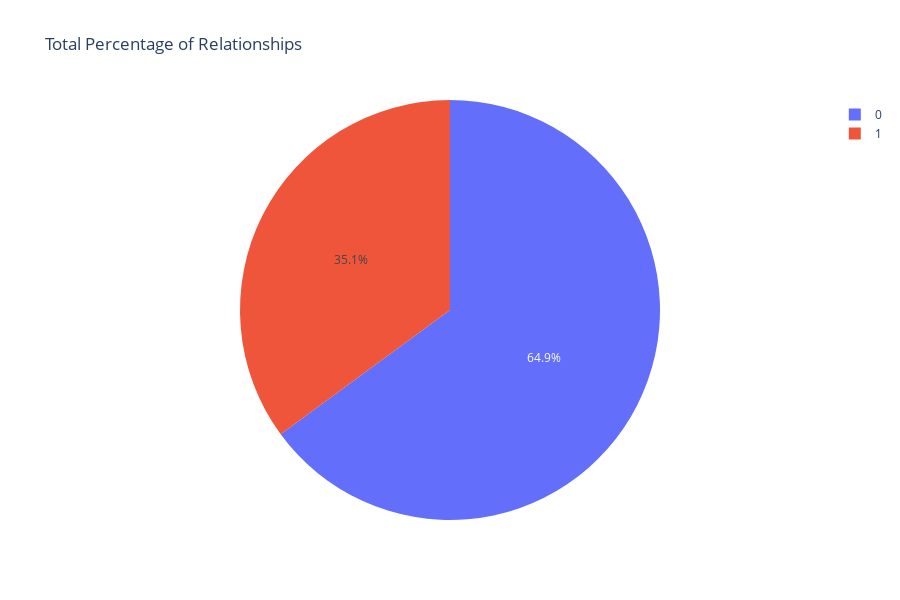

Source (notebook cell):
### Code cell
px.pie(tinder.relationship, names='relationship', title='Total Percentage of Relationships', template='plotly_white', height=600)

### Figure 1 — Plotly figure (JSON) as saved in the notebook; plotly's stock layout.template omitted (floating-point values rounded to 4 significant figures; data arrays with more than 128 entries replaced by an {"elided": "..."} marker saying what was removed)
{"data": [{"domain": {"x": [0, 1], "y": [0, 1]}, "hovertemplate": "relationship=%{label}<extra></extra>", "labels": {"elided": "1896 int values"}, "legendgroup": "", "name": "", "showlegend": true, "type": "pie"}], "layout": {"height": 600, "legend": {"tracegroupgap": 0}, "title": {"text": "Total Percentage of Relationships"}}}
